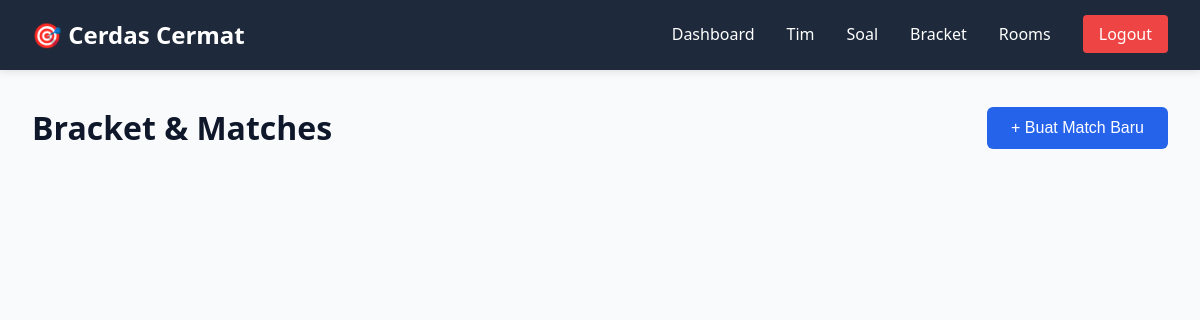
The page /admin/brackets.php (signed in) on the database as committed earlier.
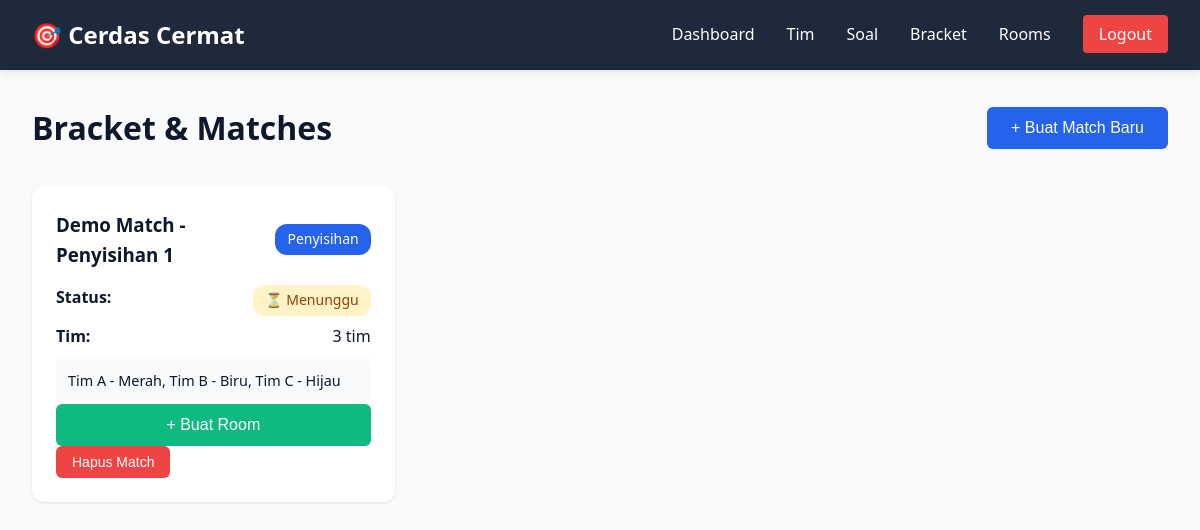
The same page on the database as committed later.
### tables this page shows
CREATE TABLE matches (
    id INT AUTO_INCREMENT PRIMARY KEY,
    name VARCHAR(100) NOT NULL,
    round VARCHAR(50) DEFAULT 'Penyisihan',
    status ENUM('waiting', 'running', 'finished') DEFAULT 'waiting',
    winner_team_id INT DEFAULT NULL,
    created_at TIMESTAMP DEFAULT CURRENT_TIMESTAMP,
    updated_at TIMESTAMP DEFAULT CURRENT_TIMESTAMP ON UPDATE CURRENT_TIMESTAMP,
    FOREIGN KEY (winner_team_id) REFERENCES teams(id) ON DELETE SET NULL
);

### config.php (called while the page is built, shortened)
<?php
$conn = new mysqli(DB_HOST, DB_USER, DB_PASS, DB_NAME);
$conn->set_charset("utf8mb4");
function query($sql)
{
    global $conn;
    $result = $conn->query($sql);
    return $result;
}
function fetch_all($sql)
{
    $result = query($sql);
    $data = [];
    while ($row = $result->fetch_assoc()) {
        $data[] = $row;
    }
    return $data;
}
?>

### admin/brackets.php (the view, shortened to what this page needs)
<?php
require_once '../config.php';
$matches = fetch_all("
    SELECT m.*,
           GROUP_CONCAT(t.name SEPARATOR ', ') as team_names,
           COUNT(DISTINCT mt.team_id) as team_count,
           r.code as room_code,
           tw.name as winner_name
    FROM matches m
    LEFT JOIN match_teams mt ON m.id = mt.match_id
    LEFT JOIN teams t ON mt.team_id = t.id
    LEFT JOIN rooms r ON m.id = r.match_id
    LEFT JOIN teams tw ON m.winner_team_id = tw.id
    GROUP BY m.id
    ORDER BY m.created_at DESC
");
?>
<!DOCTYPE html>
<html lang="id">
<head>
    <link rel="stylesheet" href="/assets/css/admin.css">
</head>
<body>
    <?php include 'includes/header.php'; ?>
    <div class="container">
        <div class="page-header">
            <h1>Bracket & Matches</h1>
            <button onclick="showCreateModal()" class="btn btn-primary">+ Buat Match Baru</button>
        </div>
        <div class="matches-grid">
            <?php foreach ($matches as $match): ?>
                <div class="match-card status-<?= $match['status'] ?>">
                    <div class="match-header">
                        <h3><?= htmlspecialchars($match['name']) ?></h3>
                        <span class="match-round"><?= htmlspecialchars($match['round']) ?></span>
                    </div>
                    <div class="match-info">
                        <div class="info-row">
                            <strong>Status:</strong>
                            <span class="badge badge-<?= $match['status'] ?>">
                                <?php
                                if ($match['status'] === 'waiting')
                                    echo '⏳ Menunggu';
                                elseif ($match['status'] === 'running')
                                    echo '▶️ Berlangsung';
                                else
                                    echo '✅ Selesai';
                                ?>
                            </span>
                        </div>
                        <div class="info-row">
                            <strong>Tim:</strong>
                            <span><?= $match['team_count'] ?> tim</span>
                        </div>
                        <div class="team-list">
                            <?= htmlspecialchars($match['team_names']) ?>
                        </div>
                    </div>
                    <div class="match-actions">
                        <?php if ($match['room_code']): ?>
                            <a href="/admin/room.php?code=<?= $match['room_code'] ?>" class="btn btn-primary btn-block">
                                🚪 Buka Room (<?= $match['room_code'] ?>)
                            </a>
                        <?php else: ?>
                            <form method="POST" action="" style="margin:0;">
                                <button type="submit" class="btn btn-success btn-block">
                                    + Buat Room
                                </button>
                            </form>
                        <?php endif; ?>
                        <?php if ($match['status'] === 'waiting'): ?>
                            <button onclick="deleteMatch(<?= $match['id'] ?>)" class="btn btn-danger btn-sm">
                                Hapus Match
                            </button>
                        <?php endif; ?>
                    </div>
                </div>
            <?php endforeach; ?>
        </div>
    </div>
</body>
</html>

Rows that differ between the two databases and show on the page:
added matches: name "Demo Match - Penyisihan 1", round "Penyisihan", status "⏳ Menunggu", team_count "3", team_names "Tim A - Merah, Tim B - Biru, Tim C - Hijau"
